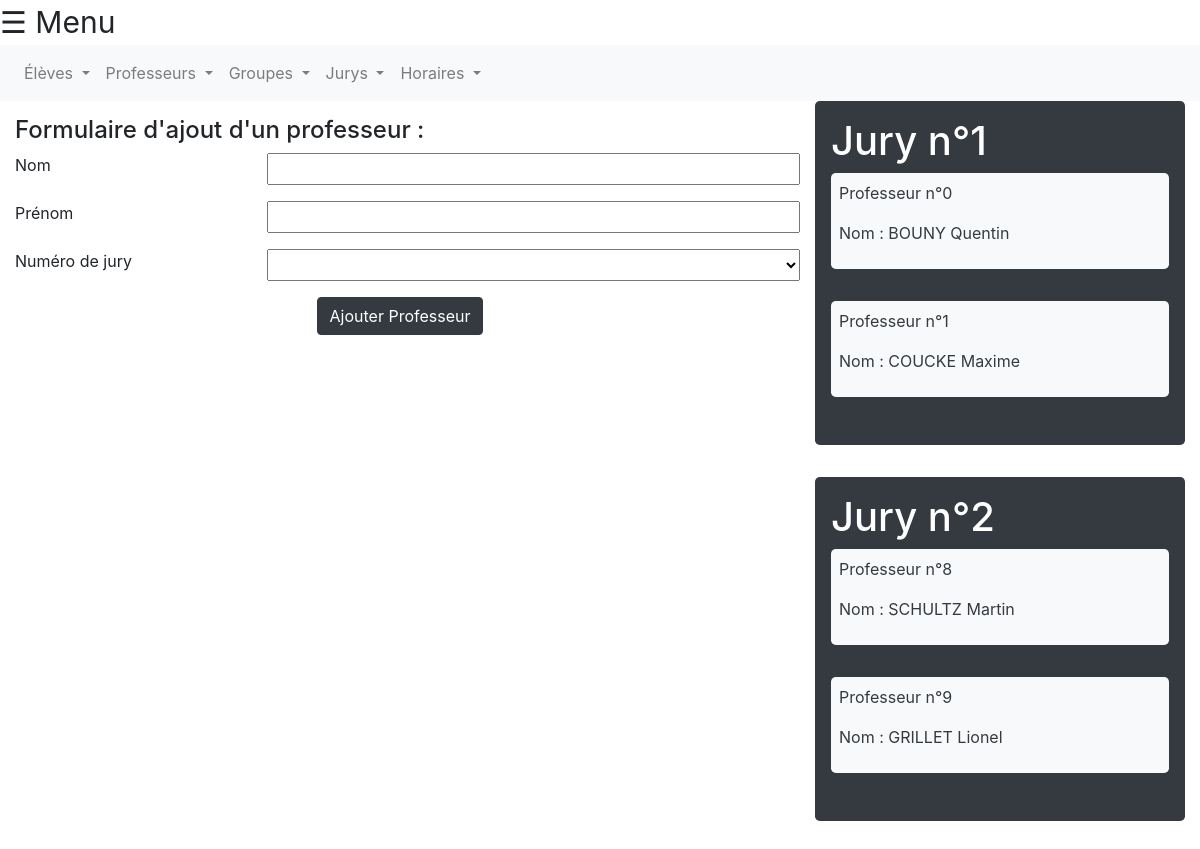
The page /site-web/templates/admin/InsererProfesseur.php (signed in) on the database its author committed.
### tables this page shows
create table PROFESSEUR(
    IDProf int,
    NumJury int,
    PRIMARY key(IDProf),
    FOREIGN KEY(NumJury) REFERENCES JURY(NumJury),
    FOREIGN KEY (IDProf) REFERENCES PERSONNE(ID)
);

create table PERSONNE(
    ID int,
    Nom varchar(30),
    Prenom varchar(30),
    PRIMARY key(ID)
);

### BD/Interactions/InteractionsBD.php (called while the page is built, shortened)
<?php
    function getMaxIDJURY($connexion)
    {
        $request = "SELECT max(NumJury) from JURY";
        $result = $connexion->query($request);
        $max = $result->fetch();
        if($max['max(NumJury)'] > 0){
            return $max['max(NumJury)'];
        }
        else{
            return 0;
        }
    }
?>

### site-web/templates/admin/InsererProfesseur.php (the view, shortened to what this page needs)
<!DOCTYPE html>
<html class="h-100">
<head>
<link rel="stylesheet" href="../../css/index.css"/>
<link rel="stylesheet" href="https://maxcdn.bootstrapcdn.com/bootstrap/4.0.0-beta.3/css/bootstrap.min.css">
</head>
<body class="h-100">
<?php
include 'menu_admin.php';
require "../../../BD/Interactions/InteractionsBD.php";
$db = connect_database();
?>
<nav class="navbar navbar-expand-lg navbar-light bg-light">
  <div class="collapse navbar-collapse" id="navbarText">
    <ul class="navbar-nav mr-auto">
      <li class="nav-item dropdown">
        <a class="nav-link dropdown-toggle" href="#" id="navbarDropdownMenuLink" role="button" data-toggle="dropdown" aria-haspopup="true" aria-expanded="false">
          Élèves
        </a>
      </li>
      <li class="nav-item dropdown">
        <a class="nav-link dropdown-toggle" href="#" id="navbarDropdown" role="button" data-toggle="dropdown" aria-haspopup="true" aria-expanded="false">
          Professeurs
        </a>
      </li>
      <li class="nav-item dropdown">
        <a class="nav-link dropdown-toggle" href="#" id="navbarDropdown" role="button" data-toggle="dropdown" aria-haspopup="true" aria-expanded="false">
          Groupes
        </a>
      </li>
      <li class="nav-item dropdown">
        <a class="nav-link dropdown-toggle" href="#" id="navbarDropdown" role="button" data-toggle="dropdown" aria-haspopup="true" aria-expanded="false">
          Jurys
        </a>
      </li>
      <li class="nav-item dropdown">
        <a class="nav-link dropdown-toggle" href="#" id="navbarDropdown" role="button" data-toggle="dropdown" aria-haspopup="true" aria-expanded="false">
          Horaires
        </a>
      </li>
    </ul>
  </div>
</nav>
<div id="main" class="container-fluid" style="height:50%">
  <div class="row justify-content-between" style="height:150%">
    <div class="col-8">
      <form name="AjoutProfesseur" method="POST" style="padding-top: 2%" action="insertion_professeur.php">
        <h4>Formulaire d'ajout d'un professeur :</h4>
        <div class="form-group row">
          <label for="name" class="col-4">Nom</label>
          <input class="col-8" id="name" type="text" name="Name" required></input>
        </div>
        <div class="form-group row">
          <label for="LastName" class="col-4">Prénom</label>
          <input class="col-8" id="LastName" type="input" name="LastName" required></input>
        </div>
        <div class="form-group row">
          <label for="jury" class="col-4">Numéro de jury</label>
          <select class="col-8" id="jury" name="Jury" required>
            <option></option>
            <?php
            $stmt = $db->prepare("SELECT distinct NumJury from JURY");
            $stmt->execute();
            while($row = $stmt->fetch()){
              echo "<option>".$row["NumJury"]."</option>";
            }
            ?>
          </select>
        </div>
        <div class="text-center">
          <button class="btn btn-dark" type="submit">Ajouter Professeur</button>
        </div>
      </form>
    </div>
    <div class="col-4" style="overflow-y:scroll; height:100%; width: 400px">
      <?php
      try{
        $maxNumJury = getMaxIDJURY($db);
        $jury_ancien = 0;
        $stmt2 = $db->prepare("SELECT * FROM PROFESSEUR natural join PERSONNE where ID=IDProf and NumJury = ?");
        for ($i=1; $i<=$maxNumJury; $i++){
          $stmt2->bindParam(1, $i);
          $stmt2->execute();
          while($row = $stmt2->fetch())
          {
            if($row["NumJury"] != $jury_ancien){
              if($i != 1){
                echo '</div>';
              }
              echo '
              <div id="jury-'.$row["NumJury"].'" class="jumbotron text-white bg-dark" style="padding:1em">
                <h1>Jury n°'.$row["NumJury"].'</h1>
                <div class="jumbotron text-dark bg-light" style="padding:0.5em">
                  <p>Professeur n°'.$row["IDProf"].'</p>
                  <p>Nom : '.$row["Nom"].' '.$row["Prenom"].'</p>
                </div>';
              }
              else{
                echo '
                <div class="jumbotron text-dark bg-light" style="padding:0.5em">
                  <p>Professeur n°'.$row["IDProf"].'</p>
                  <p>Nom : '.$row["Nom"].' '.$row["Prenom"].'</p>
                </div>
                ';
              }
              $jury_ancien = $row["NumJury"];
            }
          }
      }
      catch(Exception $e)
      {
        echo $e->getMessage();
      }
      ?>
    </div>
  </div>
</body>

### site-web/css/index.css (style rules this page uses)
body { font-family: "Lato", sans-serif; }

### rows shown on the page
professeur: NumJury "1", IDProf "0", IDProf.Nom "BOUNY", IDProf.Prenom "Quentin"
professeur: IDProf "1", IDProf.Nom "COUCKE", IDProf.Prenom "Maxime"
professeur: NumJury "2", IDProf "8", IDProf.Nom "SCHULTZ", IDProf.Prenom "Martin"
professeur: IDProf "9", IDProf.Nom "GRILLET", IDProf.Prenom "Lionel"
